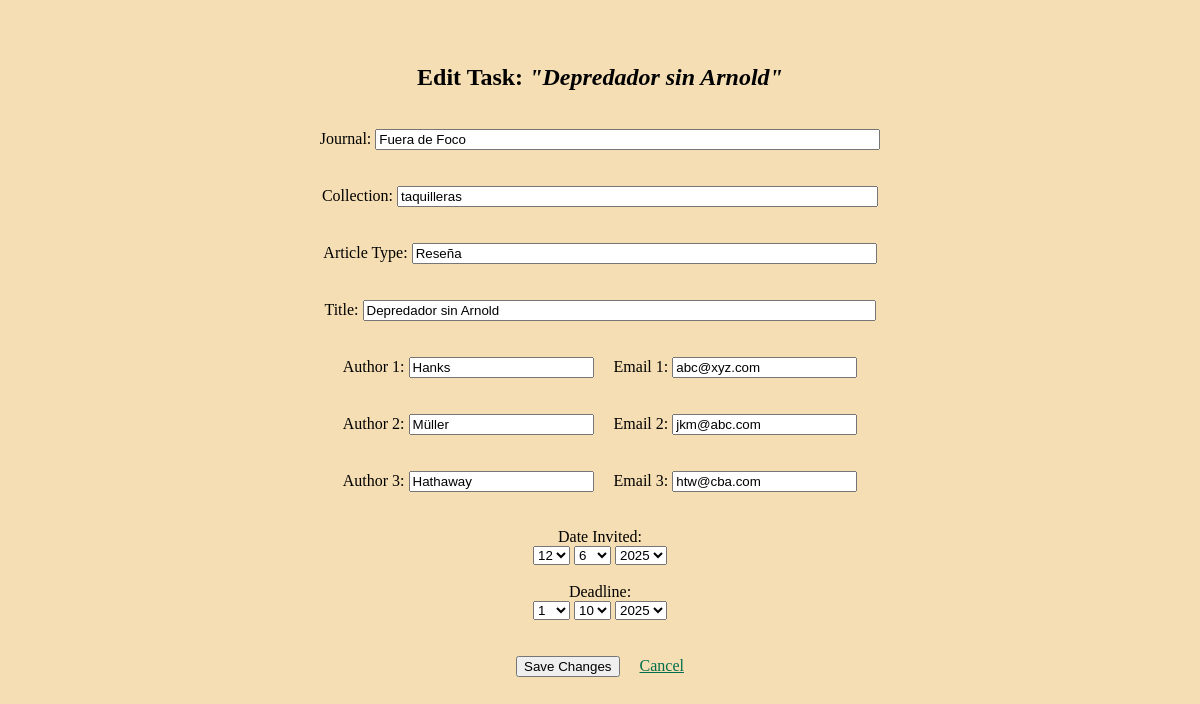
/edit-task/1, run on the app's committed database.
### app.py (models this page shows, shortened)
class Task(db.Model):
    id = db.Column(db.Integer, primary_key=True)
    journal = db.Column(db.String(100), nullable=False)
    collection = db.Column(db.String(50))
    type = db.Column(db.String(50))
    title = db.Column(db.String(120))
    deadline = db.Column(db.Date)
    author1 = db.Column(db.String(30))
    email1 = db.Column(db.String(30))
    author2 = db.Column(db.String(30))
    email2 = db.Column(db.String(30))
    author3 = db.Column(db.String(30))
    email3 = db.Column(db.String(30))
    date_invited = db.Column(db.Date)
    status = db.Column(db.String(30))
    last_change_in_notes = db.Column(db.Date)
    notes = db.Column(db.String(500))

### app.py (the view, shortened to what this page needs)
@app.route('/edit-task/<int:task_id>', methods=['GET', 'POST'])
def edit_task(task_id):
    task = Task.query.get_or_404(task_id)
    current_year = datetime.now().year
    date_ranges = {
        'days': list(range(1, 32)),
        'months': list(range(1, 13)),
        'invited_years': list(range(current_year - 5, current_year + 1)),
        'deadline_years': list(range(current_year, current_year + 3))
    }
    default_date = datetime.now().date()
    date_invited = task.date_invited or default_date
    deadline = task.deadline or default_date
    return render_template('edit_task.html', task=task, date_invited=date_invited, deadline=deadline, **date_ranges)

### templates/edit_task.html (shortened to what this page needs)
{% extends 'base.html' %}
{% block body %}
<div class="content">
    <br><br>
    <h2>Edit Task: <i>"{{ task.title }}"</i></h2>
    <br>
    <form method="POST">
        <div>
            <label>Journal:</label>
            <input type="text" name="journal" maxlength="120" size='60' value="{{ task.journal }}" required>
            <br><br><br>
            <label>Collection:</label>
            <input type="text" name="collection" maxlength="120" size='57' value="{{ task.collection }}" required>
            <br><br><br>
            <label>Article Type:</label>
            <input type="text" name="type" maxlength="120" size='55' value="{{ task.type }}" required>
            <br><br><br>
            <label>Title:</label>
            <input type="text" name="title" maxlength="120" size='61' value="{{ task.title }}" required>
            <br><br><br>
            <label>Author 1:</label>
            <input type="text" name="author1" value="{{ task.author1 }}" required>
            <label>Email 1:</label>
            <input type="text" name="email1" value="{{ task.email1 }}" required>
            <br><br><br>
            <label>Author 2:</label>
            <input type="text" name="author2" value="{{ task.author2 }}" required>
            <label>Email 2:</label>
            <input type="text" name="email2" value="{{ task.email2 }}" required>
            <br><br><br>
            <label>Author 3:</label>
            <input type="text" name="author3" value="{{ task.author3 }}" required>
            <label>Email 3:</label>
            <input type="text" name="email3" value="{{ task.email3 }}" required>
        </div>
        <br><br>
        <div>
            <label>Date Invited:</label>
            <div>
                <select name="date_invited_day">
                    {% for day in days %}
                    <option value="{{ day }}" {% if day == date_invited.day %}selected{% endif %}>{{ day }}</option>
                    {% endfor %}
                </select>
                <select name="date_invited_month">
                    {% for month in months %}
                    <option value="{{ month }}" {% if month == date_invited.month %}selected{% endif %}>{{ month }}</option>
                    {% endfor %}
                </select>
                <select name="date_invited_year">
                    {% for year in invited_years %}
                    <option value="{{ year }}" {% if year == date_invited.year %}selected{% endif %}>{{ year }}</option>
                    {% endfor %}
                </select>
            </div>
        </div>
        <br>
        <div>
            <label>Deadline:</label>
            <div>
                <select name="deadline_day">
                    {% for day in days %}
                    <option value="{{ day }}" {% if day == deadline.day %}selected{% endif %}>{{ day }}</option>
                    {% endfor %}
                </select>
                <select name="deadline_month">
                    {% for month in months %}
                    <option value="{{ month }}" {% if month == deadline.month %}selected{% endif %}>{{ month }}</option>
                    {% endfor %}
                </select>
                <select name="deadline_year">
                    {% for year in deadline_years %}
                    <option value="{{ year }}" {% if year == deadline.year %}selected{% endif %}>{{ year }}</option>
                    {% endfor %}
                </select>
            </div>
        </div>
        <br><br>
        <button type="submit">Save Changes</button>
        <a href="{{ url_for('index') }}" class="one">Cancel</a>
    </form>
</div>
{% endblock %}

### static/style.css (style rules this page uses)
body { background-color: wheat; }
.content { align-items: center; text-align: center; }
a.one:link { color: #006d4c; }

### data on the page
Task: title "Depredador sin Arnold", journal "Fuera de Foco", collection "taquilleras", type "Reseña", author1 "Hanks", email1 "abc@xyz.com", author2 "Müller", email2 "jkm@abc.com", author3 "Hathaway", email3 "htw@cba.com", date_invited_day "12", date_invited_month "6", date_invited_year "2025", deadline_day "1", deadline_month "10", deadline_year "2025"
